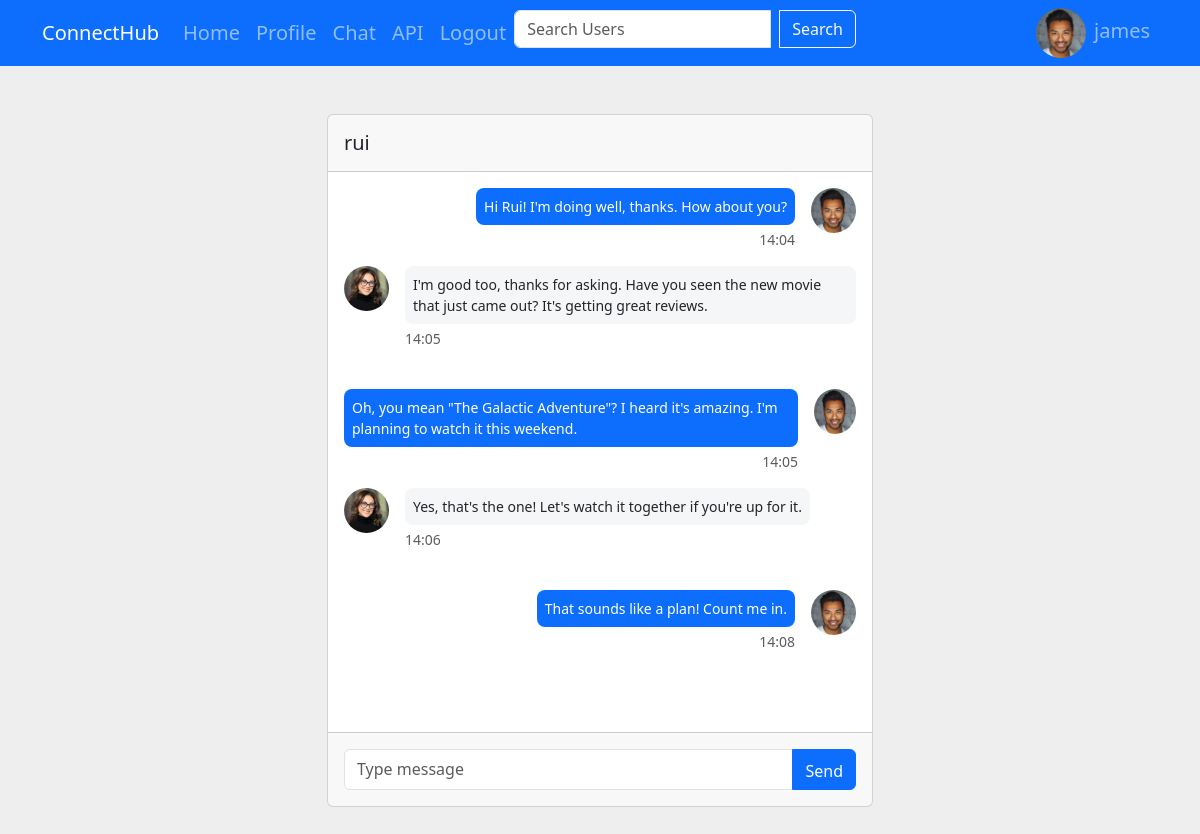
Page /chat/chatroom/rui_james (signed in) on the committed database.
### core/models.py (models this page shows, shortened)
class Profile(models.Model):
    user = models.OneToOneField(User, on_delete=models.CASCADE, related_name="profile")
    follows = models.ManyToManyField("self", symmetrical=False, related_name="followed_by", blank=True) # self-referential many-to-many relationship
    bio = models.TextField(max_length=500, blank=True, null=True)
    location = models.CharField(max_length=100, blank=True, null=True)
    image = models.ImageField(upload_to= "profile_imgs", default="profile_imgs/default_profile_img.jpg", blank=True)

### chat/models.py (models this page shows, shortened)
class Message(models.Model):
    chatroom = models.ForeignKey(Chatroom, on_delete=models.CASCADE, related_name="messages")
    sender = models.ForeignKey(User, on_delete=models.CASCADE)
    content = models.TextField()
    timestamp = models.DateTimeField(auto_now_add=True)

### chat/views.py (the view)
# urls.py: path("chatroom/<str:chatroom_name>", views.chat_room, name="chatroom"),
@login_required(login_url="/login/")
def chat_room(request, chatroom_name):
    sender = request.user
    for participant in chatroom_name.split("_"):
        if participant != sender.username:
            reciverName = participant
    reciver = User.objects.get(username = reciverName)
    chatroom_queryset = Chatroom.objects.filter(participants=sender).filter(participants=reciver)
    if chatroom_queryset:
        current_chatroom = chatroom_queryset[0]
    else:
        current_chatroom = Chatroom()
        current_chatroom.save()
        current_chatroom.participants.add(sender)
        current_chatroom.participants.add(reciver)
        current_chatroom.save()
    history_messages = current_chatroom.get_latest_messages(5)
    context = {
        "chatroom_id": current_chatroom.id,
        "reciver": reciver,
        "history_messages": history_messages
    }
    return render(request, "chat/chat_room.html", context)

### chat/models.py (called while the page is built)
    def get_latest_messages(self, num_messages=5):
        return self.messages.order_by('-timestamp')[:num_messages][::-1]

### chat/templates/chat/chat_room.html (shortened to what this page needs)
{% extends "base.html" %}
{% block content %}
{% include "navbar.html"%}
<div style="background-color: #eee;" >
  <div class="container py-5">
    <div class="row d-flex justify-content-center">
      <div class="col-md-10 col-lg-8 col-xl-6">
        <div class="card">
            <div class="card-header d-flex justify-content-between align-items-center p-3">
                <h5 class="mb-0">{{reciver}}</h5>
            </div>
            <div class="card-body" id="chat-log" data-mdb-perfect-scrollbar="true" style="overflow-y: scroll !important; height:70vh !important;">
                {% for message in history_messages %}
                    {% if message.sender == user %}
                    <div class="d-flex flex-row justify-content-end">
                        <div>
                            <p class="small p-2 me-3 mb-1 text-white rounded-3 bg-primary">{{message.content}}</p>
                            <p class="small me-3 mb-3 rounded-3 text-muted d-flex justify-content-end">{{message.timestamp|time:"H:i"}}</p>
                        </div>
                        <img src="{{message.sender.profile.image.url}}" class="rounded-circle" alt="Profile Picture" style="border-radius:50%; width:45px; height:45px;">
                    </div>
                    {% else %}
                    <div class="d-flex flex-row justify-content-start mb-4">
                        <img src="{{message.sender.profile.image.url}}"  class="rounded-circle" alt="Profile Picture" style="border-radius:50%; width:45px; height:45px;">
                        <div>
                            <p class="small p-2 ms-3 mb-1 rounded-3" style="background-color: #f5f6f7;">{{message.content }}</p>
                            <p class="small ms-3 mb-3 rounded-3 text-muted">{{message.timestamp|time:"H:i"}}</p>
                        </div>
                    </div>
                    {% endif %}
                {% endfor %}
            </div>
            <div class="card-footer text-muted d-flex justify-content-start align-items-center p-3">
                <div class="input-group mb-0">
                <input type="text" id="chat-message-input" class="form-control" placeholder="Type message"/>
                <button class="btn btn-primary" type="button" id="send-btn" style="padding-top: .55rem;">Send</button>
                </div>
            </div>
        </div>
      </div>
    </div>
  </div>
</div>
{% endblock  %}

### templates/navbar.html (shortened to what this page needs)
{% load static %}
<nav class="navbar navbar-expand-lg navbar-dark bg-primary">
    <div class="container">
        <a class="navbar-brand" href="">ConnectHub</a>
        <div class="fs-5 collapse navbar-collapse" id="navbar">
            <ul class="navbar-nav me-auto mb-2 mb-lg-0">
                <li class="nav-item">
                    <a class="nav-link" href="{% url "home" user.id %}">Home</a>
                </li>
                <li class="nav-item">
                    <a class="nav-link" href="{% url "profile" user.id %}">Profile</a>
                </li>
                <li class="nav-item">
                    <a class="nav-link" href="{% url "chat_list"%}">Chat</a>
                </li>
                <li class="nav-item">
                    <a class="nav-link" href="{% url "api_index"%}">API</a>
                </li>
                <li class="nav-item">
                    <a class="nav-link" href="{% url 'logout'%}">Logout</a>
                </li>
                <li class="nav-item">
                    <form action="{% url "search"%}" method="GET" class="form-inline my-2 my-lg-0">
                        <div class="input-group">
                            <input class="form-control" type="search" placeholder="Search Users" name="search">
                            <button class="btn btn-outline-light ms-2" type="submit">Search</button>
                        </div>
                    </form>
                </li>
            </ul>
            <ul class="navbar-nav ml-auto">
                <li class="nav-item">
                        <div class="mr-2">
                            <img src="{{ user.profile.image.url}}" class="rounded-circle" alt="Profile Picture" style="border-radius:50%; width:50px; height:50px;">
                        </div>
                </li>
                <li class="nav-item">
                    <a class="nav-link my-0" href="{% url "profile_update" user.id %}">{{user.username}}</a>
                </li>
            </ul>
        </div>
    </div>
</nav>

### rows in the picture
Message: content "Hi Rui! I'm doing well, thanks. How about you?", timestamp "14:04", sender.profile.image (picture)
Message: sender.profile.image (picture), content "I'm good too, thanks for asking. Have you seen the new movie that just came out? It's getting great reviews.", timestamp "14:05"
Message: content "Oh, you mean \"The Galactic Adventure\"? I heard it's amazing. I'm planning to watch it this weekend.", timestamp "14:05", sender.profile.image (picture)
Message: sender.profile.image (picture), content "Yes, that's the one! Let's watch it together if you're up for it.", timestamp "14:06"
Message: content "That sounds like a plan! Count me in.", timestamp "14:08", sender.profile.image (picture)

### other values in the picture
{{ user.username }} "james"
{{ reciver }} "rui"
